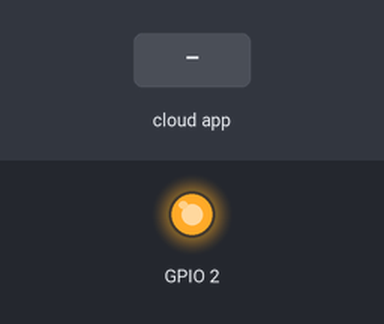
Recording of a sketch running on a simulated ESP8266 (NodeMCU). Shown: output pins drawn as LEDs (lit = HIGH). The inputs (shaded band) are chosen by the test bench. WiFi joins after 1.5 s; servers stay silent unless stated; the Firebase database answers and starts empty; what the sketch prints to the serial monitor is not drawn.

Above: at 7.1 s.
7.2 s: the phone or cloud app sets reiniciar to aa
At 22.7 s:
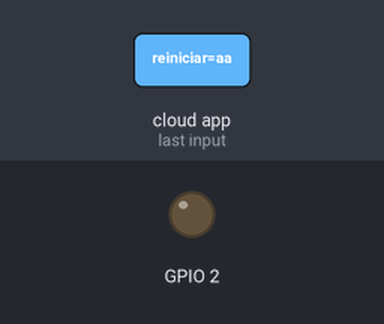
Timing chart, 0 to 23.3 s (numbered marks = the images above; inputs shaded):
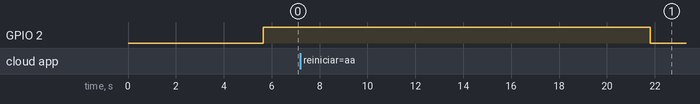

The sketch:

WifiModulo.ino
```cpp
/* ModuloWifi *****************************************************************/
/*                                                                            */
/*                        Modulo wifi backup No                               */
/*                                                                            */
/******************************************************************************/

/*******************************************************************************

    Notas:           Este codigo controla el modulo WIFI esp8266. Permite que se
                     conecte a un servidor de firebase y puede recibir y enviar
                     datos al servidor. Como funcion principal habilitara un pin
                     cada 11000000 milisegundos reiniciando el modulo conectado
                     a dicho pin. Tambien habilitara el mismo pin por medio de
                     un comando dado desde el servidor.


    Registro de Revisiones:

    FECHA      RESPONSABLE  REVISION
    -----------------------------------------------------------------------
    Mar 09/17  S.Londoño    Implementacion original

    Mar 09/17  D.Salazar    Implementacion original


*******************************************************************************/

/* Librerias */
#include <ESP8266WiFi.h>
#include<FirebaseArduino.h>

/* Parametro de configuracion */
#define FIREBASE_HOST "goldenchicken-6d6f4.firebaseio.com"             /* Firebase server URL              */
#define FIREBASE_AUTH "YqdcKUdBv3oJxqSRX7v7RRJ8oPGIkvgD8gfbkpYR"       /* Firebase security code           */
#define WIFI_SSID "4G-CPE-23FC"                                        /* Nombre de la red Wifi a conectar */
#define WIFI_PASSWORD "12345678"                                       /* Contraseña de la red             */
unsigned long previousMillis = 0;

/* Intervalo de reinicio */
const long interval = 11000000;

int val1;
int val2;
char mystr1[9];
char mystr2[9];
char prueba[1];
int ia = 0;
String ppp = "";
int contador1 = 0;
int contador2 = 0;

void setup()
{
  Serial.begin(115200);
  pinMode(2, OUTPUT);                           /* El pin de salido es el pin 2   */
  WiFi.begin(WIFI_SSID, WIFI_PASSWORD);         /* Se intenta conectar con la red */
  Serial.print("connecting");
  while (WiFi.status() != WL_CONNECTED) {
    Serial.print(".");
    delay(500);
  }
  Serial.println();
  Serial.print("connected:");
  Serial.println(WiFi.localIP());
  Firebase.begin(FIREBASE_HOST, FIREBASE_AUTH);
  delay(1000);

}

/*FN****************************************************************************
*
*   firebasereconnect( )
*
*   Retorna:         Nada
*
*   Proposito:       Intenta conectarse al servidor de firebase.
*
*******************************************************************************/

void firebasereconnect()
{
  Serial.println("Trying to reconnect");
  Firebase.begin(FIREBASE_HOST, FIREBASE_AUTH);
}

void loop()
{

  /* Si la conexion falla, intena volver a conectar con el servidor */
  if (Firebase.failed())
  {
    Serial.print("setting number failed:");
    Serial.println(Firebase.error());
    firebasereconnect();
    delay(5000);
  }

  /* Obtiene el parametro desde el servidor para reinicio manual*/
  ppp = Firebase.getString("reiniciar");
  delay(3000);
  Serial.println(ppp);
  if (ppp == "aa") {
    digitalWrite(2, HIGH);
    delay(10000);
    digitalWrite(2, LOW);
    delay(10000);
    Firebase.setString("reiniciar", "ab");
    delay(3000);
  } else {
    digitalWrite(2, HIGH);
  }
  if (Firebase.failed()) {
    Serial.print("setting /message failed:");
    Serial.println(Firebase.error());
    return;
  }

  /* Si se cumple el tiempo, se habilita el pin para reiniciar el modulo */
  /* el pin estara en bajo por al menos 10 segundos y luego volver a su  */
  /* estado normal.                                                      */
  unsigned long currentMillis = millis();
  if (currentMillis - previousMillis >= interval) {
    previousMillis = currentMillis;
    contador2 = contador1;
    if (contador1 == contador2) {
      digitalWrite(2, LOW);
      delay(10000);
      digitalWrite(2, HIGH);
      delay(10000);
    } else {
      digitalWrite(2, HIGH);
    }
  }
  delay(3000);
}
```

Measured:
- after the input at 7.2 s, GPIO 2: HIGH → LOW after 14.6 s
